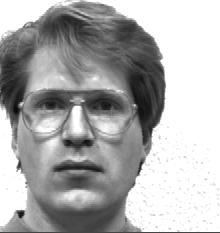
#> input picture yalefaces/yalefaces/dataset/subject01/subject01.glasses.jpg, 220 x 233 px, found by its file name; its folder holds 3 pictures in this run
$ python imageops.py
#> lines starting #> are read from the running program, lines starting #| are printed output that depends on the picture; pictures that were not available may be replaced by others from this repository, and a replacement may not be noted
#this is inside the dataset code

import cv2
import os
import numpy as np
import matplotlib.pyplot as plt
import matplotlib.image as mpimg
from PIL import Image
from numpy import linalg as LA


global img_count
global directory
global imageArray
global normalize_face_vector

img_count = 0
directory = ""
imageArray = np.zeros((150,51260),dtype=np.uint8, order='C')	#Whether to store multi-dimensional data in row-major (C-style) or column-major (Fortran-style) order in memory.
normalize_face_vector = np.zeros((150,51260), order='C')
k_eigenvector = np.zeros((11,51260), order='C')


# resized_normalize_face_vector = np.zeros((150,51260),dtype=np.uint8, order='C')
# imageArray = imageArray.reshape(150,51260,1)			#150 elements with 51260 rows ans 1 column

print(imageArray)
print('\n',imageArray[9].size)								#only from 0-149

DATADIR = 'C:/Users/swoichha/Documents/GitHub/FaceRecognition/yalefaces/yalefaces/dataset'
CATEGORIES = ['subject01','subject02','subject03','subject04','subject05','subject06','subject07','subject08','subject09','subject10','subject11','subject12','subject13','subject14','subject15']

for category in CATEGORIES:
	path = os.path.join(DATADIR,category) 				#-------path to all directory of images of diff subject
	for img in os.listdir(path):						#-------iterate through all those images
		directory = (os.path.join(path,img))
		img_array = mpimg.imread(directory)
#> img_array is the input picture: shape (233, 220); min 0, max 255, mean 173.6
		img_array.resize(1,51260)
		imageArray[img_count] = np.array(img_array)
		img_count += 1

print(np.array_equal(imageArray[4],imageArray[50]))		#checking if array of images are correctly stored


def averageOfArray(x,total):
	x = np.sum(x, axis=0)
	x = (x/total)
	return x

avg_img = averageOfArray(imageArray,img_count)
print('\n average face vector \n',avg_img.shape)
#|  average face vector
#|  (51260,)
print(avg_img)

resized_avg_img = np.reshape(avg_img,(233,220))
# plt.imshow(resized_avg_img,cmap='gray')
# plt.show()

print(avg_img[512])		#----from 0 to 51259-----#


#---------------Normalize face vector-------------#
i = 0
while (i < img_count):
	normalize_face_vector[i] = np.array(imageArray[i] - avg_img)
	# print('\n normalize_face_vector of image',i,'is', normalize_face_vector[i])
	resized_normalize_face_vector = np.reshape(normalize_face_vector[i],(233,220))
	i += 1
#> this loop made 17 passes
#> pass 2, `resized_normalize_face_vector = np.reshape(normalize_face_vector[i],(2..`:
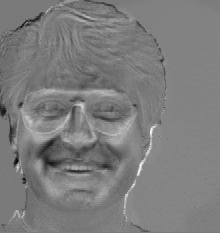
#> resized_normalize_face_vector: shape (233, 220) float64; min -186.4, max 200.8, mean 4; drawn with min black and max white
#> pass 3, `resized_normalize_face_vector = np.reshape(normalize_face_vector[i],(2..`:
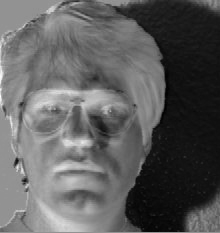
#> resized_normalize_face_vector: shape (233, 220) float64; min -222.2, max 163.9, mean -79.5; drawn with min black and max white
	# plt.imshow(resized_normalize_face_vector,cmap='gray')
	# plt.show()


print('\n minimum value:',np.min(normalize_face_vector[2]))
print('\n shape of 148th image:  \n',len(normalize_face_vector[148]))
# print('\n shape of 148th image:  \n',normalize_face_vector[148].shape)
print('\n shape as a whole :\n',normalize_face_vector.shape)
#|  shape as a whole :
#|  (150, 51260)

#-------covariance of matrix is done to find eigen vector. total 150 eigen vectors each of dimension 150*1
covariance_Matrix = np.cov(normalize_face_vector)
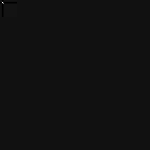
#> covariance_Matrix: shape (150, 150) float64; min -519.8, max 7121.3, mean 0; drawn with min black and max white
print('\n covariance matrix of 148th image:\n',covariance_Matrix[148].shape)		#-----gives dimension 150*1 covariance value of 148th image
#|  covariance matrix of 148th image:
#|  (150,)
print('\n shape of covariance matrix  as a whole of shape',covariance_Matrix.shape,
'\n \n The covariance matrix is: \n \n',covariance_Matrix)				#-----150*150-----#

#--------eigen values and faces-----------
print('\n minimum value:',np.min(covariance_Matrix))
eigenvalue,eigenvector = LA.eig(covariance_Matrix)
print(len(eigenvalue))

print('\n Eigen values are: \n',eigenvalue)
print('\n Eigen vector are: \n',eigenvector)

#------ Make a list of (eigenvalue, eigenvector) tuples--------
eig_pairs = [(np.abs(eigenvalue[i]), eigenvector[:,i]) for i in range(len(eigenvalue))]

# Sort the (eigenvalue, eigenvector) tuples from high to low
eig_pairs.sort(key=lambda x: x[0], reverse=True)

# Visually confirm that the list is correctly sorted by decreasing eigenvalues
print('\n \n Eigenvalues in descending order:\n')
for i in eig_pairs:
    print(i[0])		#prints eigen value as it is in first column and eigen vector is in 2nd column


#-----select k eigen faces such that k<m i.e k<150 and can represent the whole training set
tot = sum(eigenvalue)
var_exp = [(i / tot)*100 for i in sorted(eigenvalue, reverse=True)]
cum_var_exp = np.cumsum(var_exp)
# print ("Variance captured by each component is \n",var_exp)
print(40 * '-')
# print ("Cumulative variance captured as we travel each component \n",cum_var_exp)


print ("All Eigen Values along with Eigen Vectors")
# print(print(eig_pairs))
print(40 * '-' )
matrix_w = np.hstack((eig_pairs[0][1].reshape(150,1),
                      eig_pairs[1][1].reshape(150,1),
                      eig_pairs[2][1].reshape(150,1),
                      eig_pairs[3][1].reshape(150,1),
                      eig_pairs[4][1].reshape(150,1),
                      eig_pairs[5][1].reshape(150,1),
                      eig_pairs[6][1].reshape(150,1),
                      eig_pairs[7][1].reshape(150,1),
                      eig_pairs[8][1].reshape(150,1),
                      eig_pairs[9][1].reshape(150,1),
                      eig_pairs[10][1].reshape(150,1),
                      eig_pairs[11][1].reshape(150,1),
                      eig_pairs[12][1].reshape(150,1),
                      eig_pairs[13][1].reshape(150,1),
                      eig_pairs[14][1].reshape(150,1),
                      eig_pairs[15][1].reshape(150,1),
                      eig_pairs[16][1].reshape(150,1),
                      eig_pairs[17][1].reshape(150,1),
                      eig_pairs[18][1].reshape(150,1),
                      eig_pairs[19][1].reshape(150,1),
                      eig_pairs[20][1].reshape(150,1),
                      eig_pairs[21][1].reshape(150,1),
                      eig_pairs[22][1].reshape(150,1),
                      eig_pairs[23][1].reshape(150,1)))
# print(eigenvector[10].shape)
# print(np.array_equal((eig_pairs[0][1]),matrix_w[:,0]))
# print ('Matrix W:\n', matrix_w)

imageArrayTranspose = np.transpose(imageArray)
print(imageArrayTranspose.shape)

Y = imageArrayTranspose.dot(matrix_w)
print(Y.shape)

k_eigenvector = np.transpose(Y)
print(k_eigenvector.shape)
print(np.array_equal((Y[:,0]),k_eigenvector[0,:]))
print(normalize_face_vector.shape)


# [10 lines of commented-out code are left out]

normalize_face_vector_Transpose = np.transpose(normalize_face_vector)
print(normalize_face_vector_Transpose.shape)

weigth_coeff = np.zeros((150,24),dtype=np.complex128, order='C')
# wcoeff = np.zeros((150,11),dtype=np.uint8, order='C')
for i in range(img_count):
	weigth_coeff[i] = np.array(k_eigenvector.dot(normalize_face_vector_Transpose[:,i]))
print(weigth_coeff[2])


# print(matrix_w.shape)

print(weigth_coeff.shape)
testImg = np.array((weigth_coeff[0].dot(k_eigenvector)),dtype = float)
plotImg = np.reshape(testImg,(233,220))
plt.imshow(plotImg,cmap='gray')
plt.show()
